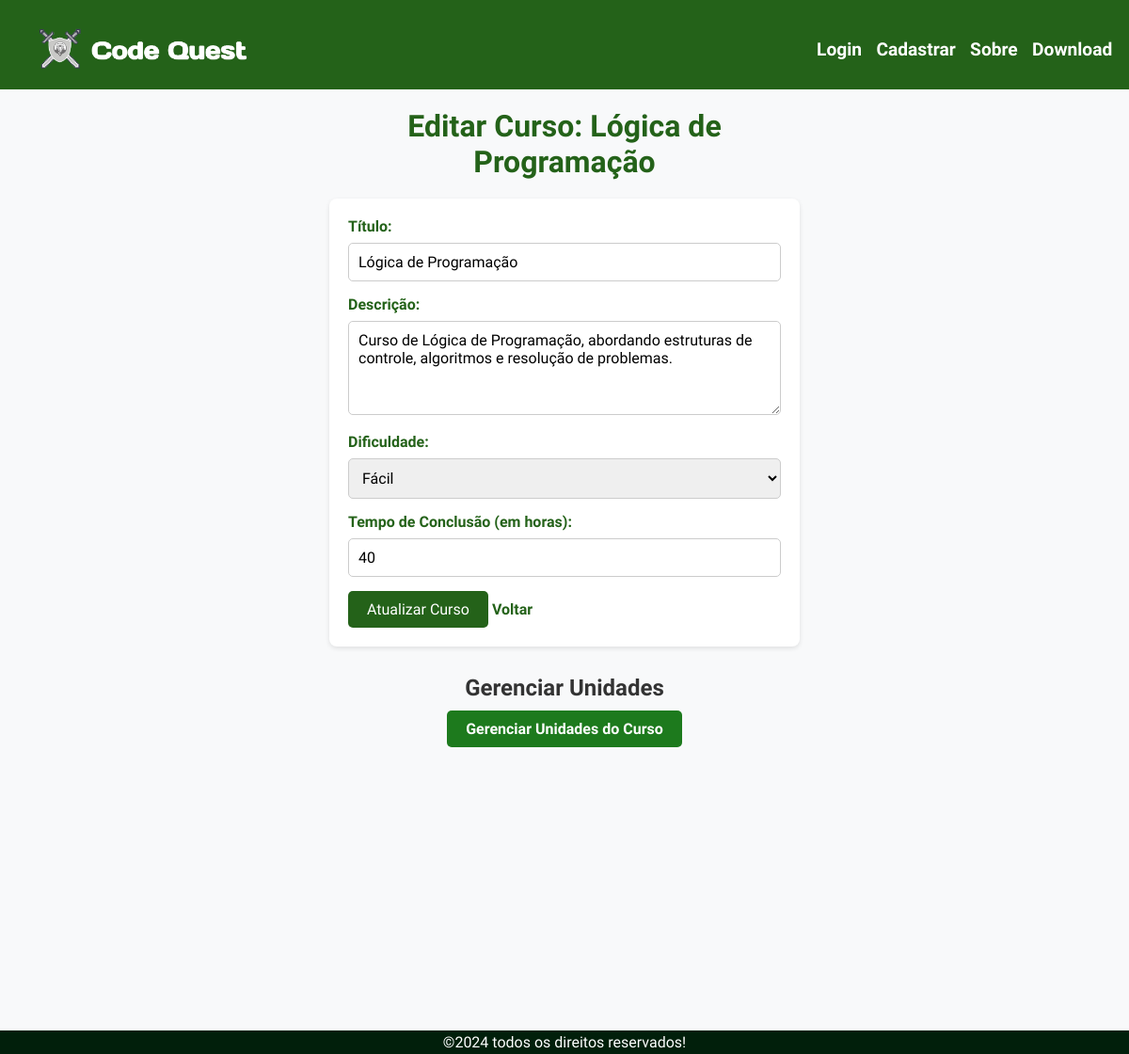
Page /editar_curso.php?id=2 on the committed database.
### tables this page shows
CREATE TABLE Curso (
    descricao VARCHAR(300),
    tempo_conclusao INT,
    titulo VARCHAR(30),
    dificuldade VARCHAR(10),
    id INT PRIMARY KEY AUTO_INCREMENT
);

### editar_curso.php (the view, shortened to what this page needs)
<?php include 'cabecalho_footer.php'; ?>
<?php
include 'db.php';
if (isset($_GET['id'])) {
    $id = (int)$_GET['id'];
    $sql = "SELECT * FROM Curso WHERE id = $id";
    $result = $conn->query($sql);
    if ($result->num_rows > 0) {
        $curso = $result->fetch_assoc();
    } else {
        echo "Curso não encontrado.";
        exit;
    }
} else {
    echo "ID do curso não fornecido.";
    exit;
}
?>
<!DOCTYPE html>
<html lang="pt-br">
<head>
</head>
<body>
    <div class="form-container">
        <h1>Editar Curso: <?php echo $curso['titulo']; ?></h1>
        <form action="" method="POST">
            <label for="titulo">Título:</label>
            <input type="text" name="titulo" id="titulo" value="<?php echo $curso['titulo']; ?>" required>
            <br>
            <label for="descricao">Descrição:</label>
            <textarea name="descricao" id="descricao" required><?php echo $curso['descricao']; ?></textarea>
            <br>
            <label for="dificuldade">Dificuldade:</label>
            <select name="dificuldade" id="dificuldade">
                <option value="Fácil" <?php echo ($curso['dificuldade'] == 'Fácil') ? 'selected' : ''; ?>>Fácil</option>
            </select>
            <br>
            <label for="tempo_conclusao">Tempo de Conclusão (em horas):</label>
            <input type="number" name="tempo_conclusao" id="tempo_conclusao" value="<?php echo $curso['tempo_conclusao']; ?>" required>
            <br>
            <button type="submit">Atualizar Curso</button>
            <a href="cursos_admin.php">Voltar</a>
        </form>
        <div class="button-container">
            <h2>Gerenciar Unidades</h2>
            <a href="gerenciar_unidades.php?curso_id=<?php echo $curso['id']; ?>">Gerenciar Unidades do Curso</a>
        </div>
    </div>
</body>
</html>

### css/editar_curso.css (style rules this page uses)
body { background-color: #f8f9fa; color: #333; margin: 0; padding: 0; }
h1 { text-align: center; color: #246219; margin: 20px 0; font-size: 2rem; }
form { max-width: 600px; margin: 0 auto; background-color: #fff; padding: 20px; border-radius: 8px; box-shadow: 0 2px 5px rgba(0, 0, 0, 0.1); }
label { font-weight: bold; margin-bottom: 8px; display: block; color: #246219; }
input[type="text"], textarea, select, input[type="number"] { width: 100%; padding: 10px; margin-bottom: 15px; border: 1px solid #ccc; border-radius: 5px; font-size: 1rem; outline: none; }
textarea { resize: vertical; min-height: 100px; }
button { background-color: #246219; color: #fff; border: none; padding: 10px 20px; font-size: 1rem; border-radius: 5px; cursor: pointer; transition: background 0.3s ease; }
a { display: inline-block; margin-top: 10px; text-decoration: none; color: #246219; font-weight: bold; transition: color 0.3s ease; }

### css/comum.css (style rules this page uses)
* { margin: 0; padding: 0; box-sizing: border-box; font-family: "Days One", sans-serif; }
a { text-decoration: none; }
body { height: 100vh; display: flex; flex-direction: column; margin-bottom: 40vh; }

### editar_curso.php (style rules this page uses)
.form-container { max-width: 500px; margin: 0 auto; }
.button-container { text-align: center; margin-top: 30px; }
.button-container a { display: inline-block; padding: 10px 20px; background-color: #1d7a1d; color: white; text-decoration: none; border-radius: 5px; font-weight: bold; }

### rows in the picture
curso: titulo "Lógica de Programação", descricao "Curso de Lógica de Programação, abordando estruturas de controle, algoritmos e resolução de problemas.", dificuldade "Fácil", tempo_conclusao "40"
